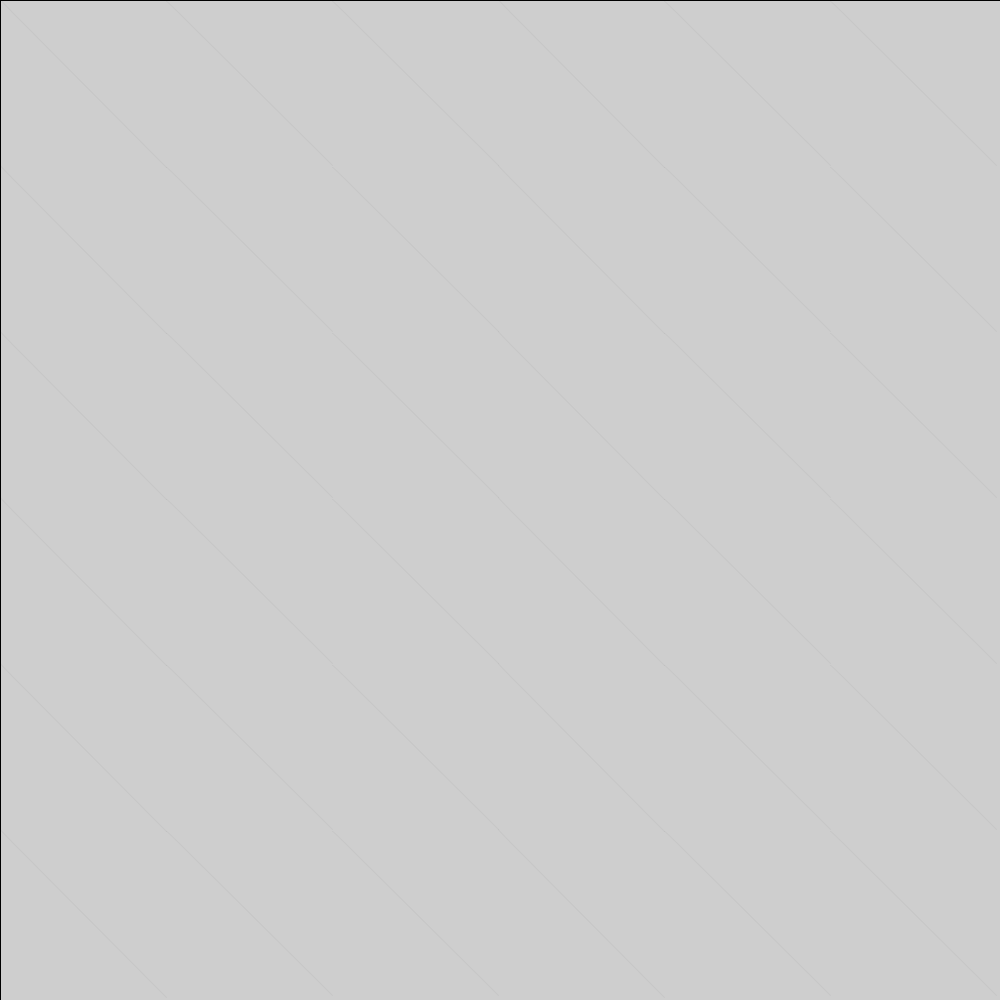
Frame 1 (no input)
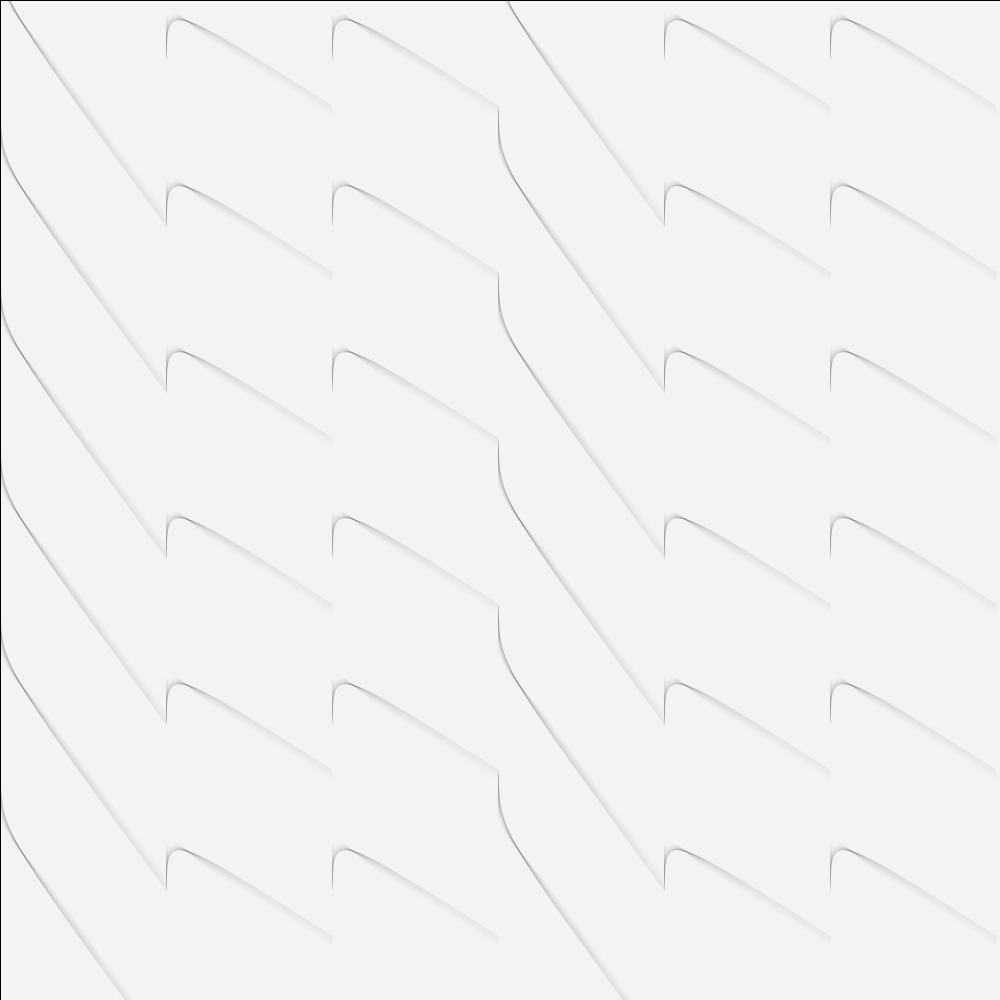
Frame 60 (the mouse pressed at the canvas centre just before this capture)
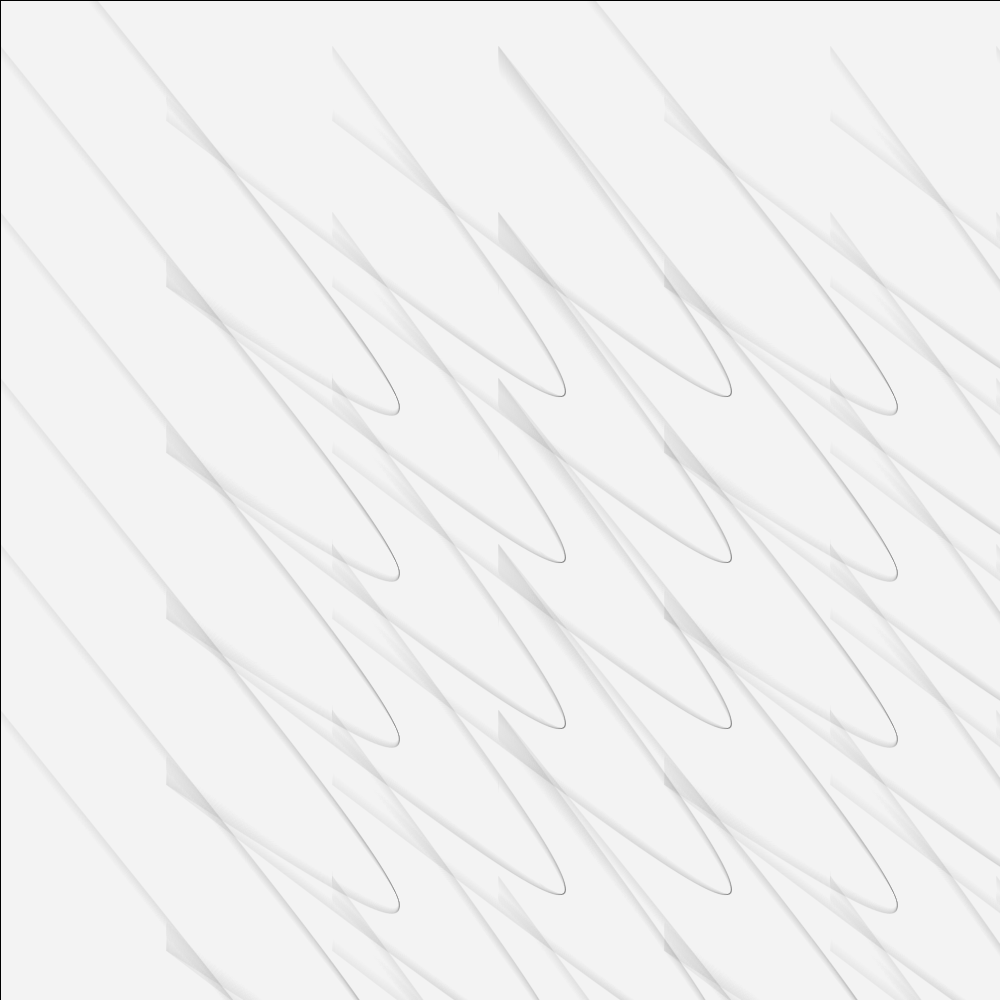
Frame 120 (the mouse held since frame 60 and released just before this capture)

The Processing sketch that drew these frames (run headless with seeded random() and noise(); from frame 60 on, the mouse is pressed at the canvas centre):

// Processing sketch: forBezier
// ── forBezier.pde
int contador, cantidad, pos;
float lado;
void setup() {
  size(1000, 1000);
  cantidad = 6;
  lado = width/cantidad;
}

void draw() {
  contador=+10;
  pos+=1;
  fill(255, 10);
  rect(0, 0, width, height);
  if (pos > height) {
    pos = 0;
  }
  for (int j = 0; j < cantidad; j++) {

    for (int i = 0; i < cantidad; i++) {
      push();
      noFill();
      stroke(0, 10);
      translate(i * lado, j * lado );
      if (i % 3 != 0) {
        bezier(0, pos, mouseX, mouseY, mouseX, mouseY, lado, lado-pos);
      } else {
        bezier(0, -pos, mouseX, mouseY, mouseX, mouseY, lado, lado+pos);
      }
      pop();
    }
  }
}
